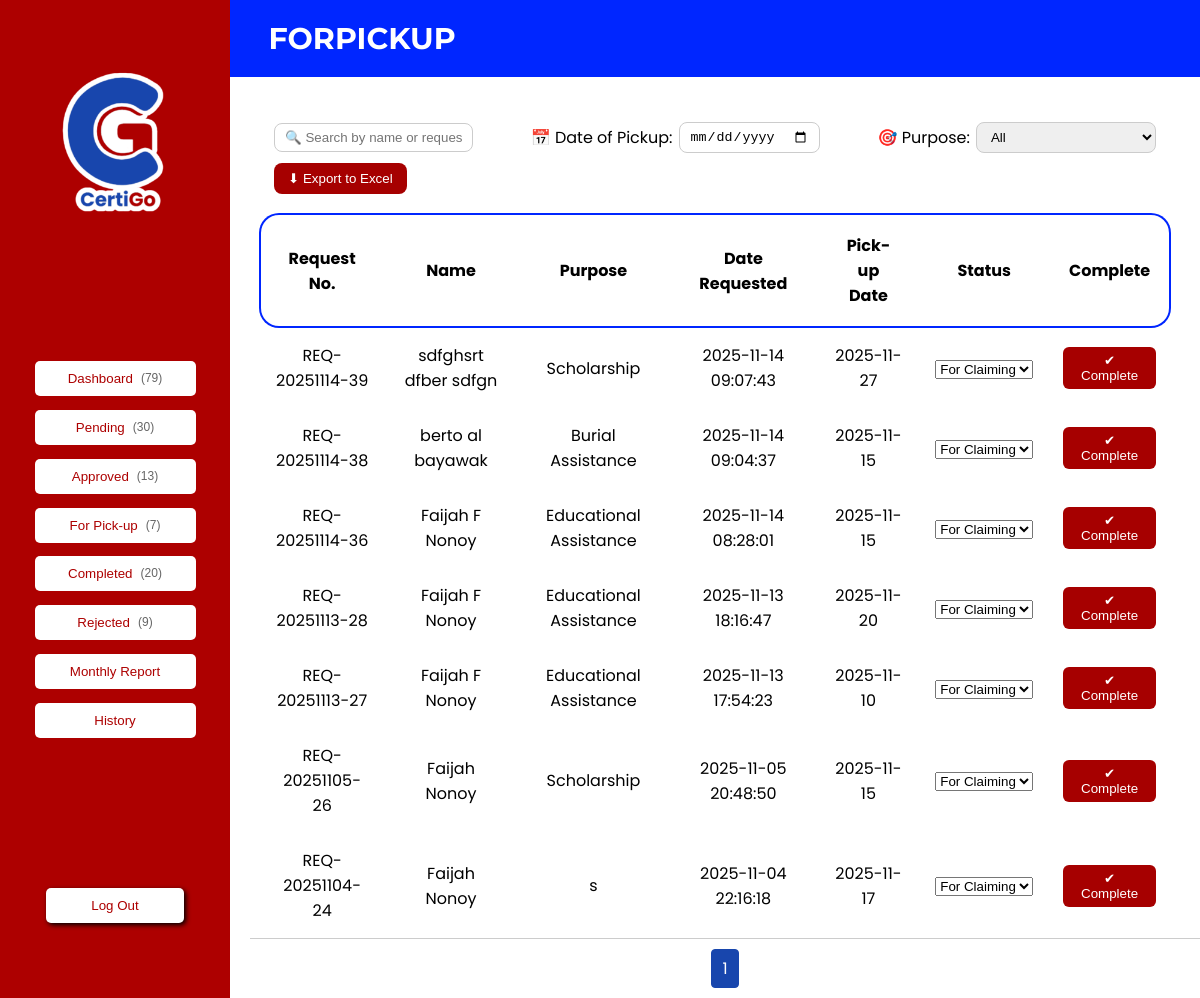
The page /admin_dashboard.php?tab=forpickup (signed in) on the database its author committed.
### tables this page shows
CREATE TABLE `request` (
  `id` int(11) NOT NULL,
  `tracking_no` varchar(50) DEFAULT NULL,
  `firstname` varchar(100) NOT NULL,
  `middleinitial` varchar(10) DEFAULT NULL,
  `lastname` varchar(100) NOT NULL,
  `address` varchar(255) DEFAULT NULL,
  `dateofbirth` date DEFAULT NULL,
  `age` int(3) DEFAULT NULL,
  `gender` varchar(20) DEFAULT NULL,
  `yearresidency` int(11) DEFAULT NULL,
  `contact` varchar(50) DEFAULT NULL,
  `email` varchar(100) DEFAULT NULL,
  `purpose` text DEFAULT NULL,
  `remarks` text DEFAULT NULL,
  `validid` varchar(255) DEFAULT NULL,
  `cedula` varchar(255) DEFAULT NULL,
  `holdingid` varchar(255) DEFAULT NULL,
  `status` varchar(50) DEFAULT 'Pending',
  `student_patient_name` varchar(255) DEFAULT NULL,
  `student_patient_address` varchar(255) DEFAULT NULL,
  `relationship` varchar(100) DEFAULT NULL,
  `date_submitted` datetime DEFAULT current_timestamp(),
  `pickup_date` date DEFAULT NULL,
  `date_claimed` date DEFAULT NULL,
  `reject_reason` text DEFAULT NULL
);

### admin_dashboard.php (the view, shortened to what this page needs)
<?php
include 'php/config.php';
$limit = 12;
$tab = isset($_GET['tab']) ? $_GET['tab'] : 'pending';
$page = isset($_GET['page']) && is_numeric($_GET['page']) ? max(1, intval($_GET['page'])) : 1;
$offset = ($page - 1) * $limit;
$statusMap = [
  'pending' => 'Pending',
  'approved' => 'Approved',
  'forpickup' => 'For Pick-up',
  'completed' => 'Completed',
  'rejected' => 'Rejected'
];
$currentStatus = isset($statusMap[$tab]) ? $statusMap[$tab] : 'Pending';
$escapedStatus = $conn->real_escape_string($currentStatus);
$totalRes = $conn->query("SELECT COUNT(*) AS total FROM request WHERE status = '$escapedStatus'");
$totalRows = ($totalRes && $totalRes->num_rows) ? intval($totalRes->fetch_assoc()['total']) : 0;
$totalPages = $totalRows > 0 ? ceil($totalRows / $limit) : 1;
$requestsStmt = $conn->query("
    SELECT * FROM request
    WHERE status = '$escapedStatus'
    ORDER BY date_submitted DESC
    LIMIT $limit OFFSET $offset
");
$all = $requestsStmt ? $requestsStmt->fetch_all(MYSQLI_ASSOC) : [];
$tabCounts = [];
$dashboardTotal = 0;
foreach ($statusMap as $key => $label) {
  $esc = $conn->real_escape_string($label);
  $r = $conn->query("SELECT COUNT(*) AS c FROM request WHERE status = '$esc'");
  $tabCounts[$key] = ($r && $r->num_rows) ? intval($r->fetch_assoc()['c']) : 0;
  $dashboardTotal += $tabCounts[$key];
}
$tabCounts['dashboard'] = $dashboardTotal;
$rh = $conn->query("SELECT COUNT(*) AS c FROM request_history");
$tabCounts['history'] = ($rh && $rh->num_rows) ? intval($rh->fetch_assoc()['c']) : 0;
?>
<!DOCTYPE html>
<html lang="en">
<head>
  <link rel="stylesheet" href="css/styleAdmin.css">
</head>
<body>
  <div class="container">
    <div class="sidebar">
      <img src="images/logo-certigo.png" alt="" class="logo">
      <div class="btns">
        <button class="active-tab" onclick="window.location='?tab=dashboard'">Dashboard <span class="tab-count">(<?= isset($tabCounts['dashboard']) ? $tabCounts['dashboard'] : 0 ?>)</span></button>
        <button class="active-tab" onclick="window.location='?tab=pending'">Pending <span class="tab-count">(<?= isset($tabCounts['pending']) ? $tabCounts['pending'] : 0 ?>)</span></button>
        <button class="active-tab" onclick="window.location='?tab=approved'">Approved <span class="tab-count">(<?= isset($tabCounts['approved']) ? $tabCounts['approved'] : 0 ?>)</span></button>
        <button class="active-tab" onclick="window.location='?tab=forpickup'">For Pick-up <span class="tab-count">(<?= isset($tabCounts['forpickup']) ? $tabCounts['forpickup'] : 0 ?>)</span></button>
        <button class="active-tab" onclick="window.location='?tab=completed'">Completed <span class="tab-count">(<?= isset($tabCounts['completed']) ? $tabCounts['completed'] : 0 ?>)</span></button>
        <button class="active-tab" onclick="window.location='?tab=rejected'">Rejected <span class="tab-count">(<?= isset($tabCounts['rejected']) ? $tabCounts['rejected'] : 0 ?>)</span></button>
        <button class="active-tab" onclick="window.location='?tab=monthly'">Monthly Report</button>
        <button class="active-tab" onclick="window.location='?tab=history'">History</button>
      </div>
      <button id="logoutBtn" class="signOut">Log Out</button>
    </div>
    <div class="main">
      <div id="<?= htmlspecialchars($tab) ?>" class="tab-content">
        <div class="header">
          <h1><?= ucfirst($tab) ?></h1>
        </div>
        <div class="main2">
          <br>
          <?php if ($tab === 'pending'): ?>
            <div class="table-tools">
              <div class="tool-group">
                <input type="text" id="searchInput" class="tool-input"
                  placeholder="🔍 Search by name or request number...">
              </div>
              <div class="tool-group">
                <label for="dateFilter">📅 Date:</label>
                <input type="date" id="dateFilter" class="tool-input">
              </div>
              <div class="tool-group">
                <label for="purposeFilterPending">🎯 Purpose:</label>
                <select id="purposeFilterPending" class="tool-input">
                  <option value="">All</option>
                  <option value="Scholarship">Scholarship</option>
                  <option value="Employment">Employment</option>
                  <option value="Educational Assistance">Educational Assistance</option>
                  <option value="Financial Assistance">Financial Assistance</option>
                  <option value="Burial Assistance">Burial Assistance</option>
                  <option value="Medical Assistance">Medical Assistance</option>
                </select>
              </div>
              <div class="tool-group">
                <button id="exportExcelBtn" class="export-btn">⬇ Export to Excel</button>
              </div>
            </div>
            <table id="pendingTable">
              <tr class="column-header-row">
                <th>Request No.</th>
                <th>Name</th>
                <th>Purpose</th>
                <th>Date Requested</th>
                <th>Action</th>
              </tr>
              <?php foreach ($all as $r): ?>
                <tr data-request='<?= htmlspecialchars(json_encode($r), ENT_QUOTES) ?>' class="request-row">
                  <td><?= htmlspecialchars($r['tracking_no']) ?></td>
                  <td><?= htmlspecialchars($r['firstname'] . ' ' . $r['middleinitial'] . ' ' . $r['lastname']) ?></td>
                  <td><?= htmlspecialchars($r['purpose']) ?></td>
                  <td><?= htmlspecialchars($r['date_submitted']) ?></td>
                  <td>
                    <button class="approve-btn" data-id="<?= intval($r['id']) ?>">Approve</button>
                    <button class="reject-btn" data-id="<?= intval($r['id']) ?>">Reject</button>
                  </td>
                </tr>
              <?php endforeach; ?>
            </table>
          <?php elseif ($tab === 'forpickup'): ?>
            <div class="table-tools">
              <div class="tool-group">
                <input type="text" id="searchInputForPickup" class="tool-input"
                  placeholder="🔍 Search by name or request number...">
              </div>
             <div class="tool-group">
                <label for="dateFilterForPickup">📅 Date of Pickup:</label>
                <input type="date" id="dateFilterForPickup" class="tool-input">
              </div>
              <div class="tool-group">
                <label for="purposeFilterForPickup">🎯 Purpose:</label>
                <select id="purposeFilterForPickup" class="tool-input">
                  <option value="">All</option>
                </select>
              </div>
              <div class="tool-group">
                <button id="exportExcelForPickup" class="export-btn">⬇ Export to Excel</button>
              </div>
            </div>
            <table id="forpickupTable">
              <tr class="column-header-row">
                <th>Request No.</th>
                <th>Name</th>
                <th>Purpose</th>
                <th>Date Requested</th>
                <th>Pick-up Date</th>
                <th>Status</th>
                <th>Complete</th>
              </tr>
              <?php foreach ($all as $r): ?>
                <tr data-request='<?= htmlspecialchars(json_encode($r), ENT_QUOTES) ?>' class="request-row">
                  <td><?= htmlspecialchars($r['tracking_no']) ?></td>
                  <td><?= htmlspecialchars($r['firstname'] . ' ' . $r['middleinitial'] . ' ' . $r['lastname']) ?></td>
                  <td><?= htmlspecialchars($r['purpose']) ?></td>
                  <td><?= htmlspecialchars($r['date_submitted']) ?></td>
                  <td><?= htmlspecialchars($r['pickup_date']) ?></td>
                  <td>
                    <select class="pickup-status" data-id="<?= intval($r['id']) ?>">
                      <option value="For Claiming" <?= $r['status'] == 'For Claiming' ? 'selected' : '' ?>>For Claiming
                      </option>
                    </select>
                  </td>
                  <td><button class="complete-pickup-btn" data-id="<?= intval($r['id']) ?>">✔ Complete</button></td>
                </tr>
              <?php endforeach; ?>
            </table>
          <?php endif; ?>
          <div class="pagination">
            <?php for ($i = 1; $i <= $totalPages; $i++): ?>
              <a href="?tab=<?= urlencode($tab) ?>&page=<?= $i ?>"
                class="<?= $i == $page ? 'active' : '' ?>"><?= $i ?></a>
            <?php endfor; ?>
          </div>
        </div>
      </div>
    </div>
  </div>
</body>
</html>

### css/styleAdmin.css (style rules this page uses)
body { font-family: 'Poppins'; background-color: #f5f5f5; margin: 0px; }
.container { display: flex; height: 100vh; }
.sidebar { width: 230px; background-color: #AD0000; color: white; display: flex; flex-direction: column; align-items: center; justify-content: space-around; }
.logo { height: 150px; }
.btns { width: 100%; display: flex; justify-content: center; align-items: center; flex-flow: column nowrap; }
.sidebar button { display: flex; width: 70%; background: #ffffff; border: none; border-radius: 5px; color: #AD0000; text-align: left; cursor: pointer; justify-content: center; padding: 10px; margin: 3% 0; }
.tab-count { margin-left: 8px; font-size: 12px; color: #666666; }
.sidebar .signOut { padding: 10px; width: 60%; background-color: #FFFFFF; color: #AD0000; border-radius: 5px; box-shadow: 2px 2px 5px #000000; }
.main { flex: 1; background-color: white; overflow-y: auto; padding: 0% 0%; }
.main2 { flex: 1; background-color: white; overflow-y: auto; padding: 0% 3%; }
table { width: 100%; border-collapse: separate; border: 0px 0px 1px 0px solid #0026ff; }
th { padding: 20px; text-align: center ; }
td { padding: 15px; text-align: center ; margin: 1% 0%; }
.header { padding: 20px; background-color: #0026ff; color: #ffffff; font-family: 'Montserrat', sans-serif; font-style: normal; margin-bottom: 1%; text-transform: uppercase; text-align: left; display: flex; justify-content: left; align-items: flex-start; }
.header h1 { font-size: 30px; margin: 0; text-align: right; padding-left: 2%; }
.column-header-row { box-shadow: inset 0 0 0 2px #0026ff; border-radius: 20px; }
.request-row { border-radius: 20px; margin: 5% 0; }
.request-row button { background: #a60000; color: white; border: none; padding: 6px 12px; border-radius: 6px; cursor: pointer; transition: all 0.2s ease; }
.tab-content { flex: 1; display: flex; flex-direction: column; overflow-y: auto; padding-bottom: 60px; }
.tab-content table { flex: 1; width: 100%; border-collapse: collapse; }
.pagination { position: fixed; bottom: 0; left: 250px; right: 0; background: #fff; text-align: center; padding: 10px 0; border-top: 1px solid #ccc; z-index: 999; }
.pagination a { display: inline-block; padding: 6px 10px; margin: 0 3px; border: 1px solid #ccc; text-decoration: none; color: #333; border-radius: 4px; }
.pagination a.active { background: #1846AD; color: #fff; border-color: #1846AD; }
.table-tools { display: flex; flex-wrap: wrap; align-items: center; justify-content: space-between; gap: 10px; margin-bottom: 1%; background: #fff; padding: 10px 15px; border-radius: 10px; }
.tool-group { display: flex; align-items: center; gap: 6px; }
.tool-input { padding: 6px 10px; border: 1px solid #ccc; border-radius: 8px; outline: none; }
.export-btn { background: #a60000; color: white; border: none; border-radius: 8px; padding: 8px 14px; cursor: pointer; transition: background 0.2s; }

### rows shown on the page
request: tracking_no "REQ-20251114-39", firstname+middleinitial+lastname "sdfghsrt dfber sdfgn", purpose "Scholarship", date_submitted "2025-11-14 09:07:43", pickup_date "2025-11-27", id "For Claiming"
request: tracking_no "REQ-20251114-38", firstname+middleinitial+lastname "berto al bayawak", purpose "Burial Assistance", date_submitted "2025-11-14 09:04:37", pickup_date "2025-11-15", id "For Claiming"
request: tracking_no "REQ-20251114-36", firstname+middleinitial+lastname "Faijah F Nonoy", purpose "Educational Assistance", date_submitted "2025-11-14 08:28:01", pickup_date "2025-11-15", id "For Claiming"
request: tracking_no "REQ-20251113-28", firstname+middleinitial+lastname "Faijah F Nonoy", purpose "Educational Assistance", date_submitted "2025-11-13 18:16:47", pickup_date "2025-11-20", id "For Claiming"
request: tracking_no "REQ-20251113-27", firstname+middleinitial+lastname "Faijah F Nonoy", purpose "Educational Assistance", date_submitted "2025-11-13 17:54:23", pickup_date "2025-11-10", id "For Claiming"
request: tracking_no "REQ-20251105-26", firstname+middleinitial+lastname "Faijah Nonoy", purpose "Scholarship", date_submitted "2025-11-05 20:48:50", pickup_date "2025-11-15", id "For Claiming"
request: tracking_no "REQ-20251104-24", firstname+middleinitial+lastname "Faijah Nonoy", purpose "s", date_submitted "2025-11-04 22:16:18", pickup_date "2025-11-17", id "For Claiming"

### other values the page prints
$tabCounts['dashboard'] "79"
$tabCounts['pending'] "30"
$tabCounts['approved'] "13"
$tabCounts['forpickup'] "7"
$tabCounts['completed'] "20"
$tabCounts['rejected'] "9"
$tab "FORPICKUP"
